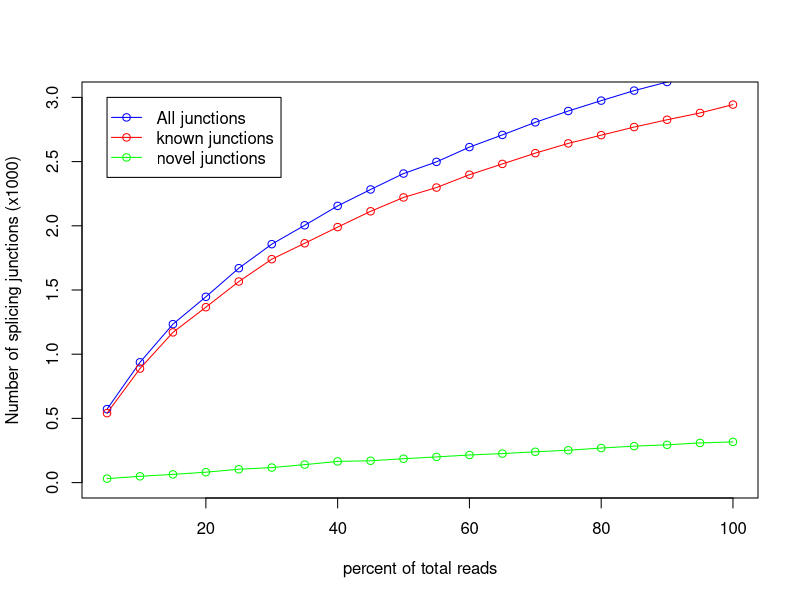

This chart was generated by the following R code:
pdf('/Users/ewels/GitHub/ewels/RustQC/benchmark/RustQC/small/test.junctionSaturation_plot.pdf')
x=c(5,10,15,20,25,30,35,40,45,50,55,60,65,70,75,80,85,90,95,100)
y=c(541,888,1170,1366,1566,1740,1864,1990,2113,2221,2298,2398,2482,2566,2642,2706,2769,2826,2879,2944)
z=c(572,937,1234,1447,1670,1857,2004,2155,2283,2407,2498,2613,2708,2806,2894,2975,3053,3120,3188,3261)
w=c(31,49,64,81,104,117,140,165,170,186,200,215,226,240,252,269,284,294,309,317)
m=max(3,3,0)
n=min(0,0,0)
plot(x,z/1000,xlab='percent of total reads',ylab='Number of splicing junctions (x1000)',type='o',col='blue',ylim=c(n,m))
points(x,y/1000,type='o',col='red')
points(x,w/1000,type='o',col='green')
legend(5,3, legend=c("All junctions","known junctions", "novel junctions"),col=c("blue","red","green"),lwd=1,pch=1)
dev.off()
